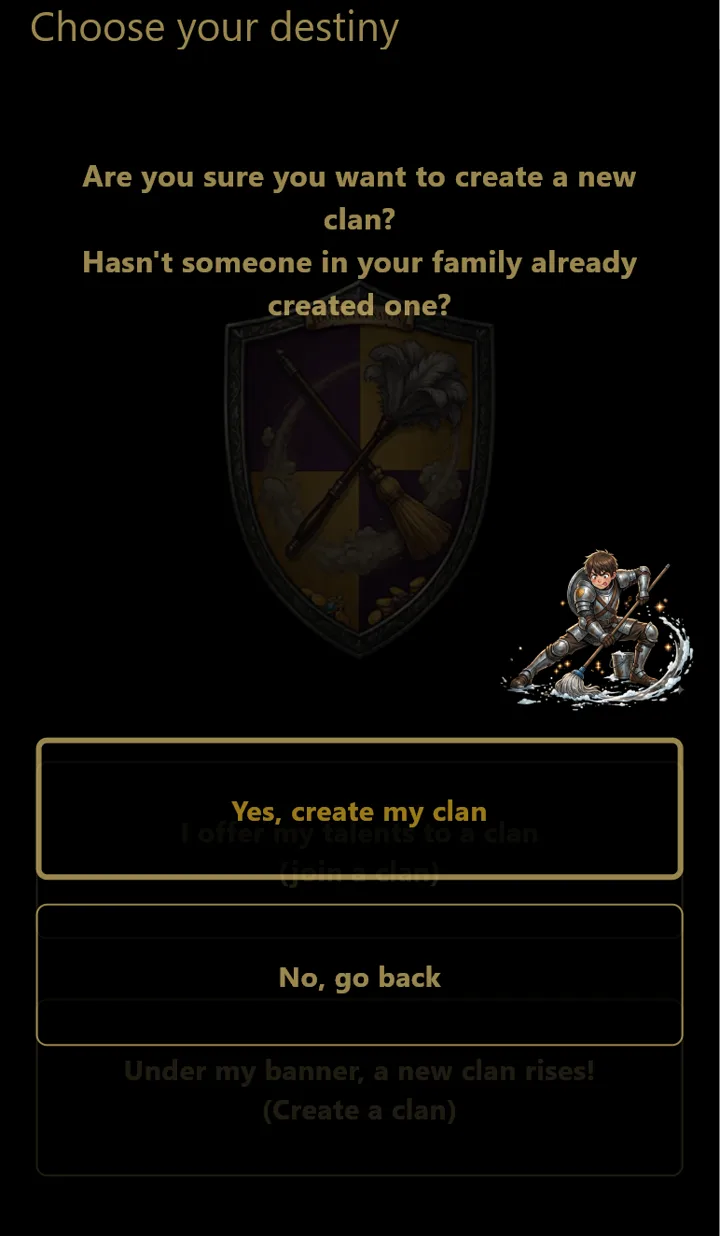
#> input picture build/hosting/web/assets/img/20-choose-destiny-2.webp, 720 x 1236 px; its folder holds only this picture in this run
$ python -i alpha_tools.py   (imports and definitions only)
#> lines starting #> are read from the running program, lines starting #| are printed output that depends on the picture
"""
alpha_tools.py — Ce qu'il faut faire à une image APRÈS `remove_bg`.

Pourquoi ce fichier existe
---------------------------------------------------------------------------------------
`rembg` segmente par réseau de neurones : il rend un masque de PROBABILITÉ, pas un
découpage net. Sur un sujet fin et métallique — une lame d'épée sur fond uni — sa
confiance reste basse PARTOUT, y compris au milieu du sujet. Relevé du 2026-09-13 sur
`sword_left.png` :

    alpha >=   1 : 7,57 % des pixels      <- le sujet, contour compris
    alpha >= 224 : 2,50 %
    alpha >= 255 : 0,17 %                 <- presque rien n'est franchement opaque

À l'écran, l'épée entière était translucide et laissait voir le bouclier au travers.

Et `rembg` rend l'image ENTIÈRE, sujet minuscule au milieu. Une épée qui n'occupe que 7 %
de son carré arrive sept fois trop petite, quelle que soit la boîte qu'on lui donne : le
cadrage `RATIO_IN` ajuste l'IMAGE, pas ce qu'elle contient.

Les deux fonctions ci-dessous se chaînent après `remove_bg` dans `traitements:`.

⚠ ELLES SUPPOSENT UN DÉTOURAGE EN AMONT. Sur une image opaque, `opacify` ne trouve rien à
  durcir et `trim` aucun vide à retirer : elles rendent alors l'image inchangée plutôt que
  d'échouer — une chaîne mal ordonnée ne doit pas casser un build — mais l'ordre juste
  reste `remove_bg`, puis celles-ci.
"""

from pathlib import Path


# [74 lines left out: functions opacify, trim, not called in this run]


def unbg_flat(input_path: Path, tolerance: int = 42, adoucir: float = 1.0) -> Path:
    """Détoure un fond UNI par propagation depuis les bords. Rend un PNG RGBA.

    ⚠ À PRÉFÉRER À `rembg` QUAND LE FOND EST PLAT, et l'écart n'est pas marginal. `rembg`
      segmente par probabilité : sur une lame d'épée, il confond les reflets clairs du
      métal avec le gris du fond et rend une lame CRIBLÉE DE TROUS que ni un seuil ni une
      fermeture morphologique ne rattrapent — on voyait le bouclier à travers l'acier.
      Ici on ne devine rien : on part des bords, on propage tant que la couleur reste
      proche, et tout ce qui n'est pas atteint est le sujet. Un reflet enclavé dans la
      lame n'est jamais atteint, donc jamais percé.

    ⚠ EXIGE CE QUE LE PROMPT DEMANDE : un fond uni, sans dégradé ni ombre portée. Sur un
      fond travaillé, la propagation déborde ou s'arrête trop tôt — c'est `rembg` qu'il
      faut alors, avec ses défauts.

    `tolerance` est la distance de couleur admise, sur 255. 42 laisse passer le bruit de
    compression d'un aplat sans mordre sur un sujet contrasté.
    """
#> called with tolerance = 42, adoucir = 1
    from PIL import Image, ImageDraw, ImageFilter

    image = Image.open(input_path).convert("RGB")
    l, h = image.size
#> l = 720; h = 1236

    # Le fond est ce qu'on trouve aux quatre coins : on prend leur moyenne plutôt qu'un
    # seul point, pour ne pas se laisser piéger par un pixel aberrant.
    coins = [image.getpixel(p) for p in ((0, 0), (l - 1, 0), (0, h - 1), (l - 1, h - 1))]
#> coins = [(0, 0, 0), (0, 0, 0), (0, 0, 0), (0, 0, 0)]
    fond = tuple(sum(c[i] for c in coins) // len(coins) for i in range(3))
#> fond = (0, 0, 0)

    # On peint le fond en magenta pur — une couleur qu'aucun décor de ce jeu ne contient —
    # puis on en fait le masque. Départ depuis les quatre coins ET le milieu de chaque
    # bord : un sujet qui touche un coin ne doit pas enfermer la propagation.
    marque = (255, 0, 255)
    travail = image.copy()
    departs = [(0, 0), (l - 1, 0), (0, h - 1), (l - 1, h - 1),
               (l // 2, 0), (l // 2, h - 1), (0, h // 2), (l - 1, h // 2)]
    for xy in departs:
        if travail.getpixel(xy) == marque:
            continue
        ImageDraw.floodfill(travail, xy, marque, thresh=tolerance)
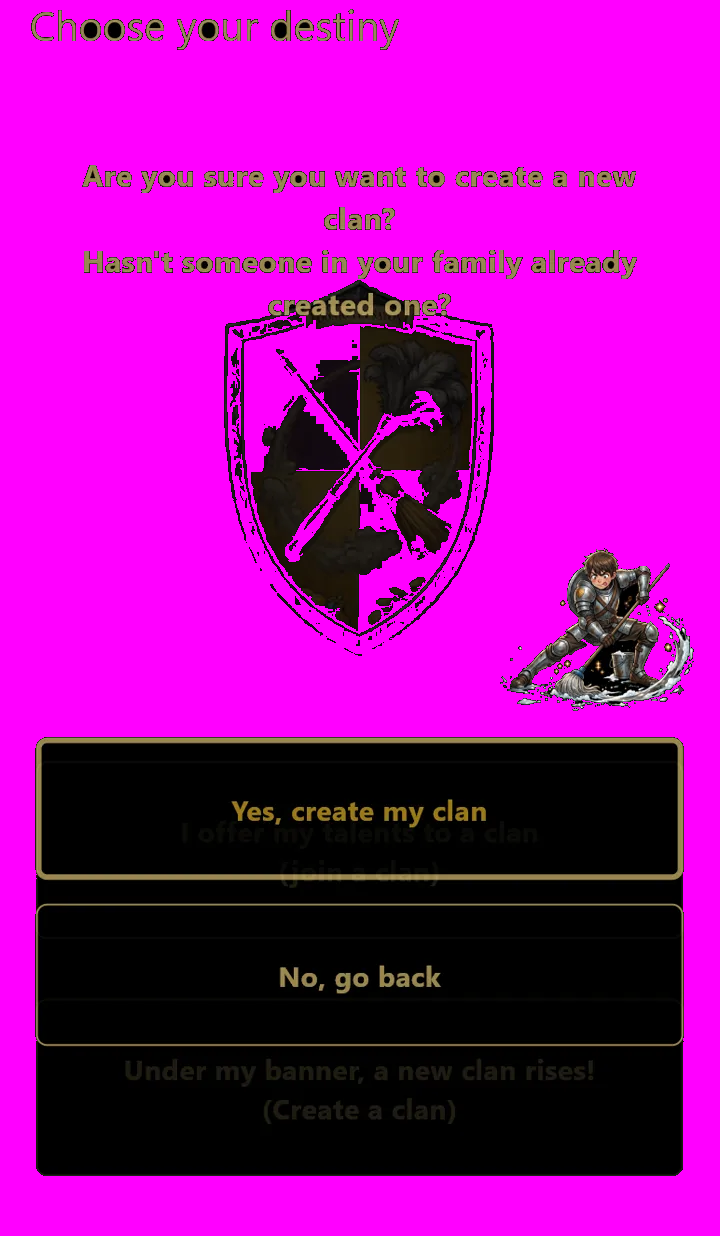
#> travail: PIL image 720x1236 RGB; mean R, G, B 159, 7.3, 155.8

    masque = travail.point(lambda v: 0).convert("L")
#> masque: PIL image 720x1236 L; every value is 0
    px_t, px_m = travail.load(), masque.load()
    for y in range(h):
        for x in range(l):
            px_m[x, y] = 0 if px_t[x, y] == marque else 255

    if adoucir > 0:
        masque = masque.filter(ImageFilter.GaussianBlur(adoucir))
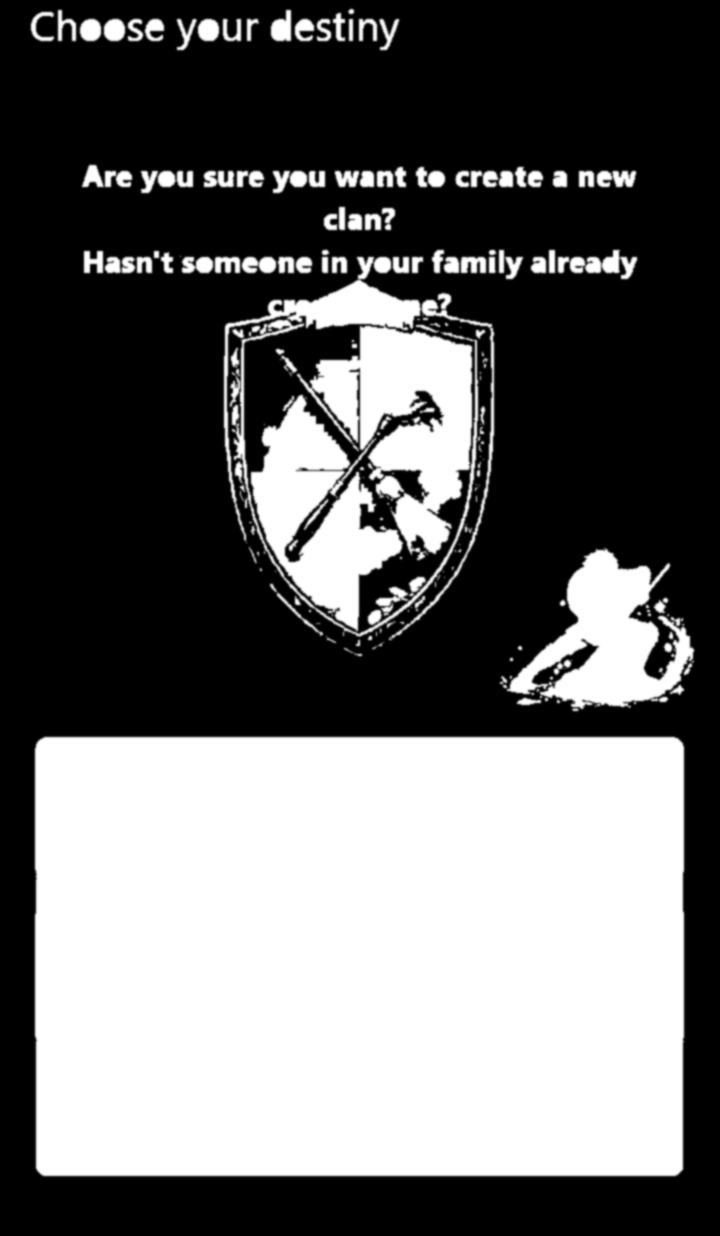
#> masque: PIL image 720x1236 L; min 0, max 255, mean 104.2

    sortie_img = image.convert("RGBA")
    sortie_img.putalpha(masque)
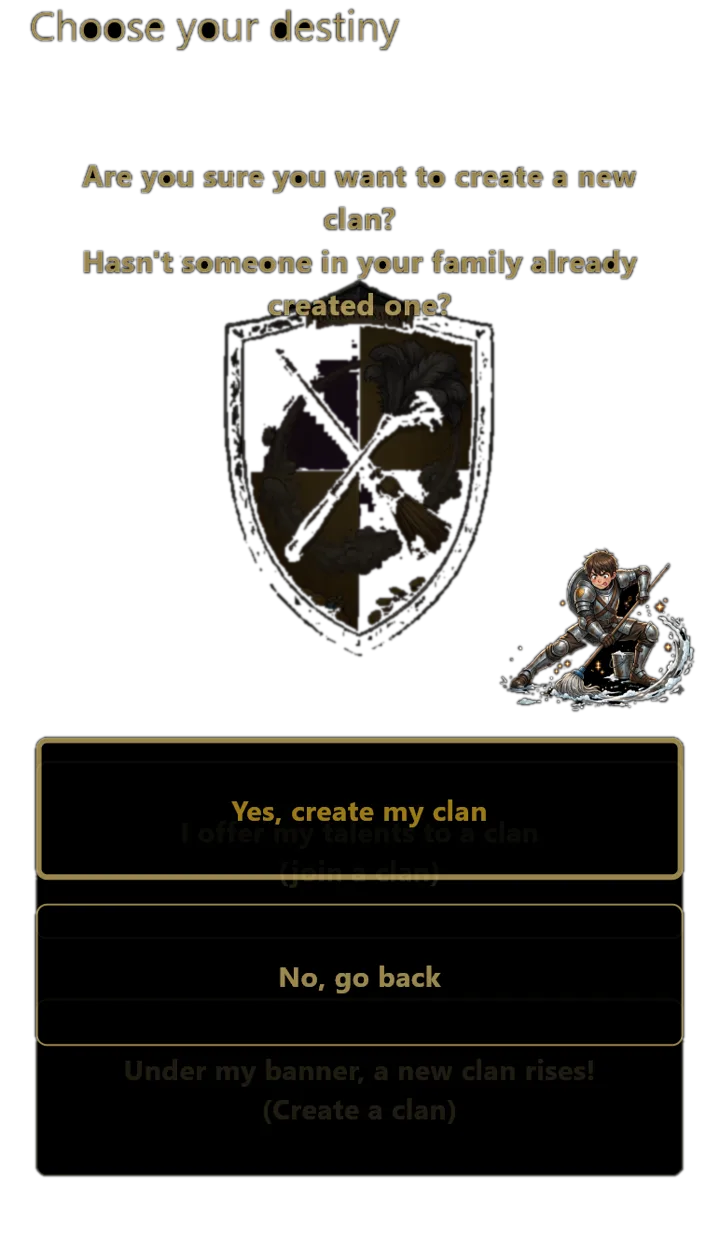
#> sortie_img: PIL image 720x1236 RGBA; mean R, G, B, A 8.8, 7.7, 5.4, 104.2; transparent parts drawn white
#> (the run stopped early here; a loop or call above may not have finished)

$ run again, on build/hosting/web/assets/img/40-time-to-clean.webp
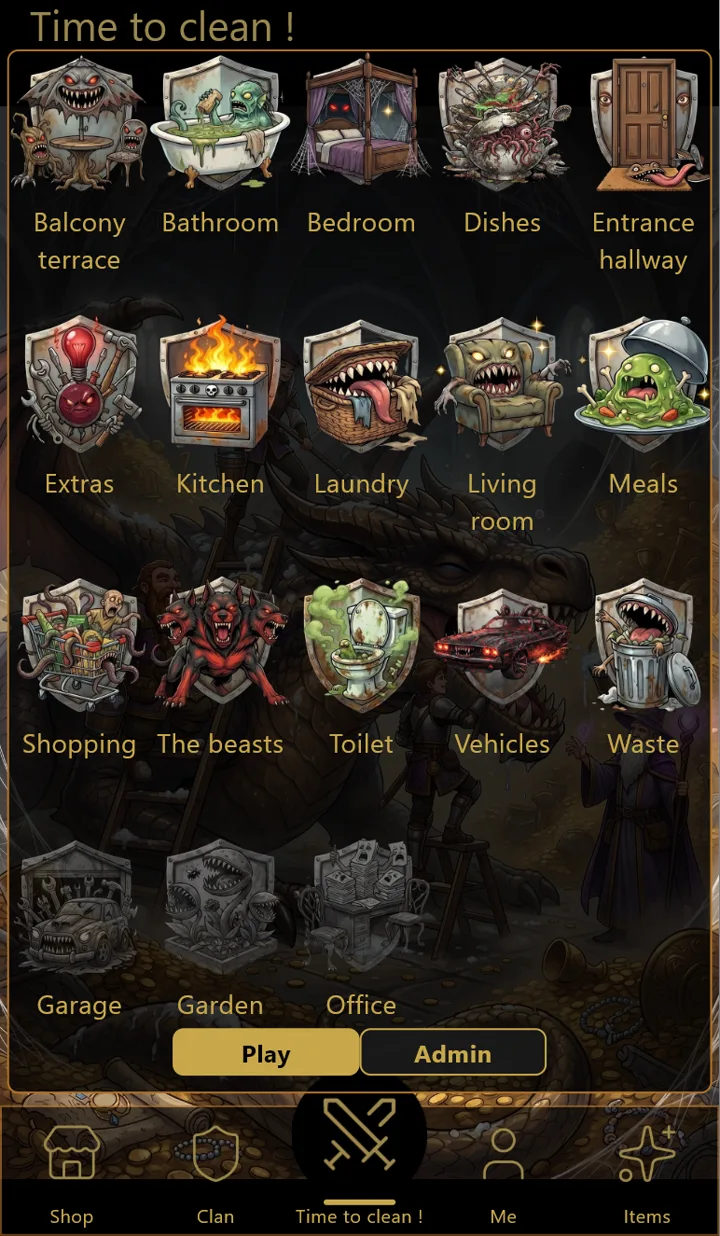
#> input picture build/hosting/web/assets/img/40-time-to-clean.webp, 720 x 1236 px
#> coins = [(0, 0, 0), (0, 0, 0), (92, 52, 2), (55, 26, 0)]
#> fond = (36, 19, 0)
#> in unbg_flat, `masque = masque.filter(ImageFilter.GaussianBlur(adoucir))`:
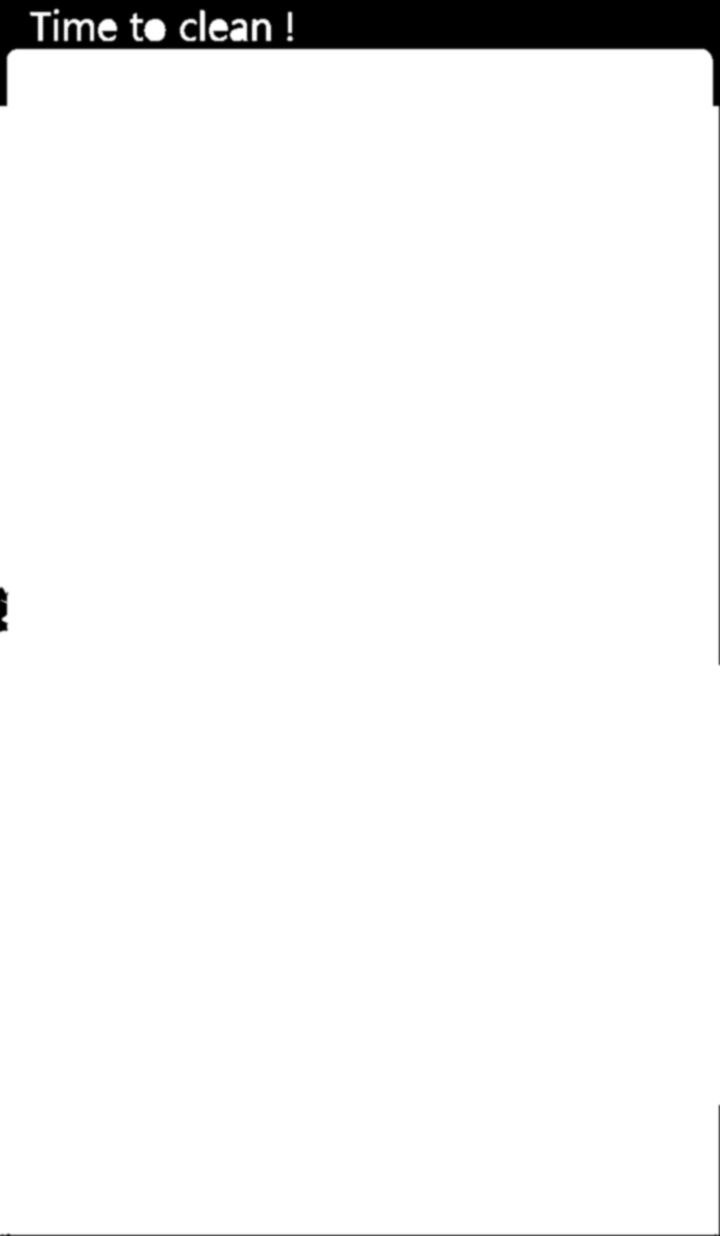
#> masque: PIL image 720x1236 L; min 0, max 255, mean 244.9
#> in unbg_flat, `sortie_img.putalpha(masque)`:
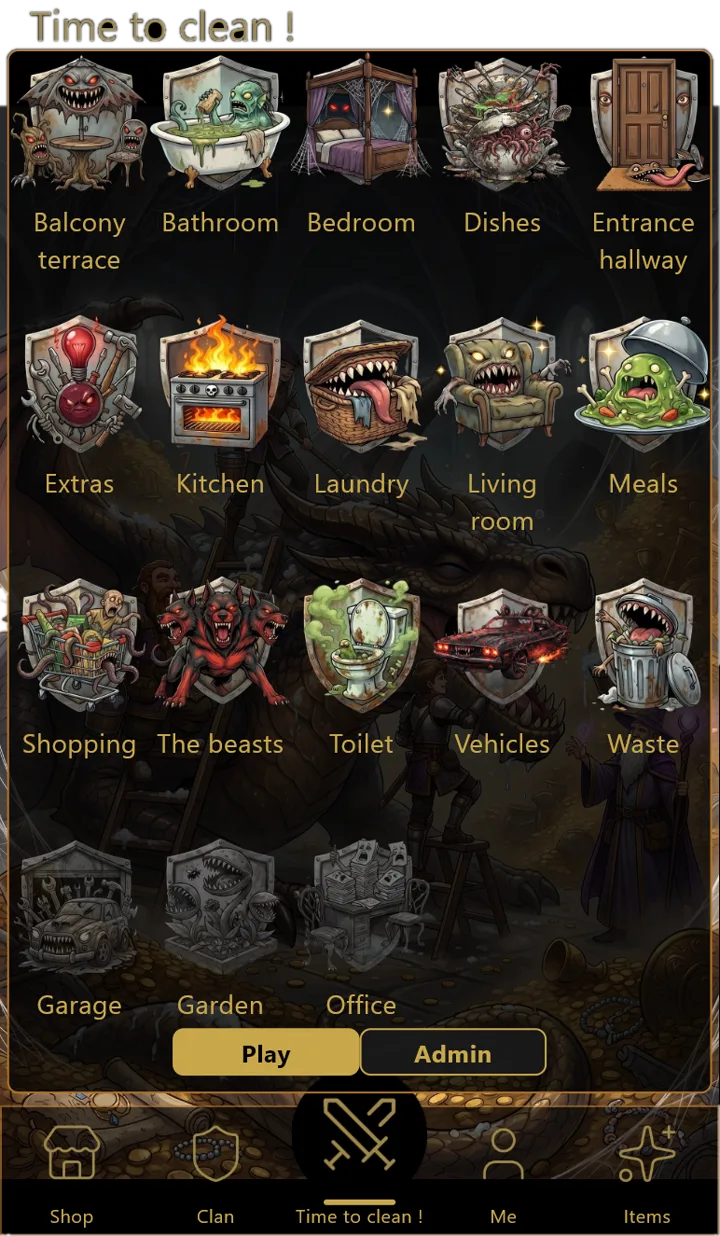
#> sortie_img: PIL image 720x1236 RGBA; mean R, G, B, A 47.2, 40.5, 32.1, 244.9; transparent parts drawn white

$ run again, on build/hosting/web/assets/img/70-open-loot-2.webp
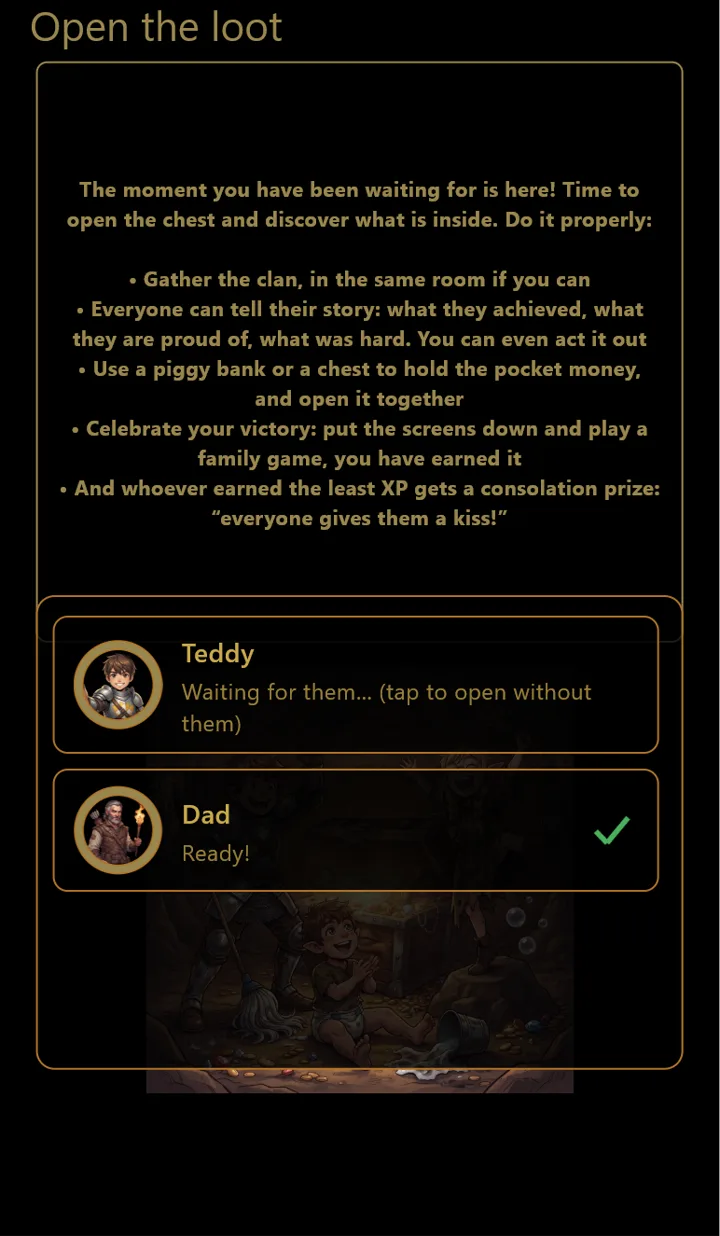
#> input picture build/hosting/web/assets/img/70-open-loot-2.webp, 720 x 1236 px
#> coins = [(0, 0, 0), (0, 0, 0), (0, 0, 0), (0, 0, 0)]
#> fond = (0, 0, 0)
#> after the loop in unbg_flat, `for xy in departs:`:
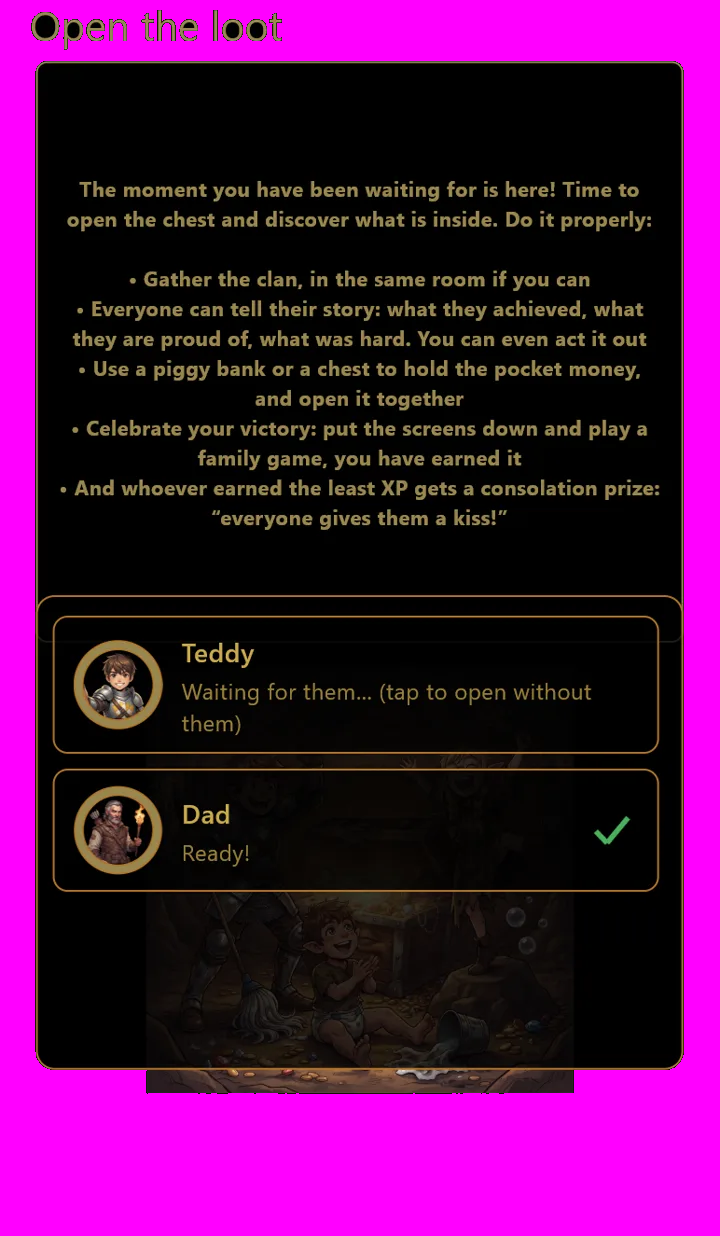
#> travail: PIL image 720x1236 RGB; mean R, G, B 77.4, 11.2, 71.1
#> in unbg_flat, `sortie_img.putalpha(masque)`:
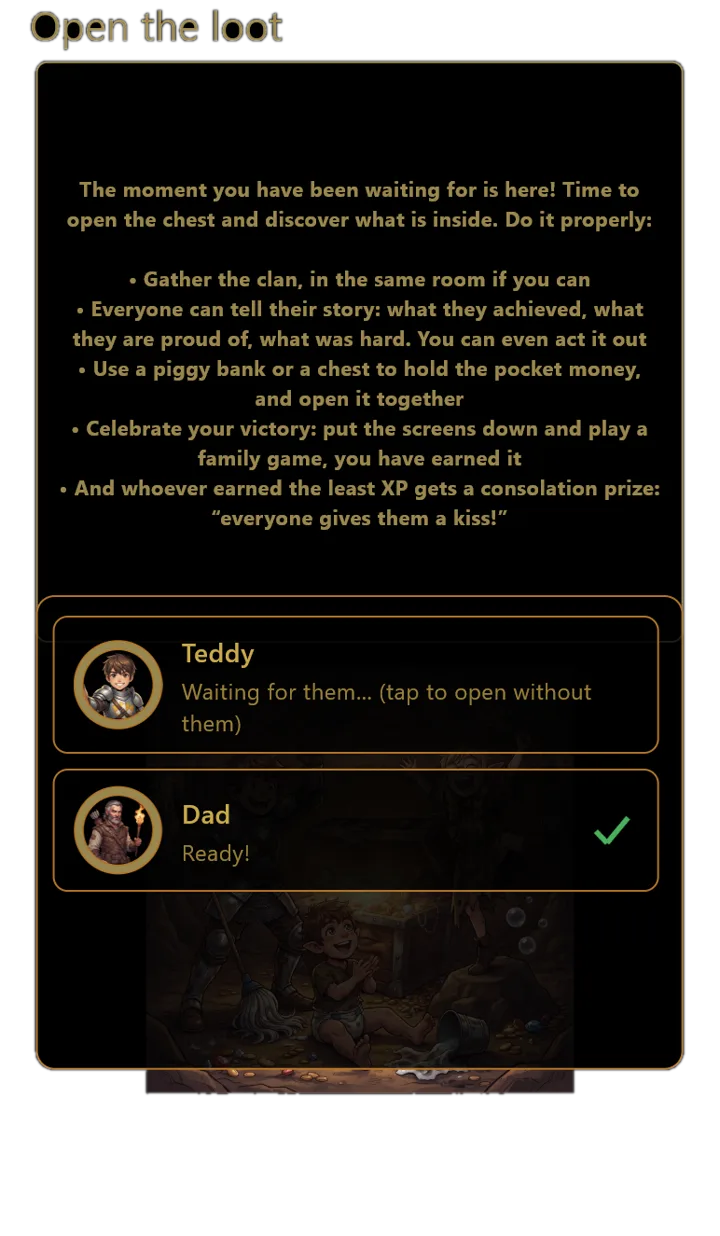
#> sortie_img: PIL image 720x1236 RGBA; mean R, G, B, A 13.9, 11.2, 7.5, 191.4; transparent parts drawn white
